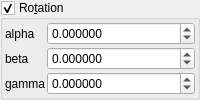
    <widget class="MyGroupBox" name="groupCheck_transf_rotation_enabled">
     <property name="title">
      <string>Ro&amp;tation</string>
     </property>
     <property name="checkable">
      <bool>true</bool>
     </property>
     <layout class="QVBoxLayout" name="verticalLayout_8" stretch="0">
      <property name="spacing">
       <number>2</number>
      </property>
      <property name="leftMargin">
       <number>2</number>
      </property>
      <property name="topMargin">
       <number>2</number>
      </property>
      <property name="rightMargin">
       <number>2</number>
      </property>
      <property name="bottomMargin">
       <number>2</number>
      </property>
      <item>
       <layout class="QGridLayout" name="gridLayout_10" columnstretch="0,1">
        <property name="spacing">
         <number>2</number>
        </property>
        <item row="3" column="1">
         <widget class="MyDoubleSpinBox" name="spinboxd3_transf_rotation_z">
          <property name="sizePolicy">
           <sizepolicy hsizetype="Minimum" vsizetype="Maximum">
            <horstretch>0</horstretch>
            <verstretch>0</verstretch>
           </sizepolicy>
          </property>
          <property name="prefix">
           <string/>
          </property>
          <property name="suffix">
           <string/>
          </property>
          <property name="decimals">
           <number>6</number>
          </property>
          <property name="minimum">
           <double>-36000.000000000000000</double>
          </property>
          <property name="maximum">
           <double>36000.000000000000000</double>
          </property>
          <property name="singleStep">
           <double>1.000000000000000</double>
          </property>
         </widget>
        </item>
        <item row="3" column="0">
         <widget class="QLabel" name="label_36">
          <property name="text">
           <string notr="true">gamma</string>
          </property>
         </widget>
        </item>
        <item row="1" column="0">
         <widget class="QLabel" name="label_35">
          <property name="text">
           <string notr="true">alpha</string>
          </property>
         </widget>
        </item>
        <item row="2" column="0">
         <widget class="QLabel" name="label_34">
          <property name="text">
           <string notr="true">beta</string>
          </property>
         </widget>
        </item>
        <item row="1" column="1">
         <widget class="MyDoubleSpinBox" name="spinboxd3_transf_rotation_x">
          <property name="sizePolicy">
           <sizepolicy hsizetype="Minimum" vsizetype="Maximum">
            <horstretch>0</horstretch>
            <verstretch>0</verstretch>
           </sizepolicy>
          </property>
          <property name="prefix">
           <string/>
          </property>
          <property name="suffix">
           <string/>
          </property>
          <property name="decimals">
           <number>6</number>
          </property>
          <property name="minimum">
           <double>-36000.000000000000000</double>
          </property>
          <property name="maximum">
           <double>36000.000000000000000</double>
          </property>
          <property name="singleStep">
           <double>1.000000000000000</double>
          </property>
         </widget>
        </item>
        <item row="2" column="1">
         <widget class="MyDoubleSpinBox" name="spinboxd3_transf_rotation_y">
          <property name="sizePolicy">
           <sizepolicy hsizetype="Minimum" vsizetype="Maximum">
            <horstretch>0</horstretch>
            <verstretch>0</verstretch>
           </sizepolicy>
          </property>
          <property name="prefix">
           <string/>
          </property>
          <property name="suffix">
           <string/>
          </property>
          <property name="decimals">
           <number>6</number>
          </property>
          <property name="minimum">
           <double>-36000.000000000000000</double>
          </property>
          <property name="maximum">
           <double>36000.000000000000000</double>
          </property>
          <property name="singleStep">
           <double>1.000000000000000</double>
          </property>
         </widget>
        </item>
       </layout>
      </item>
     </layout>
    </widget>
